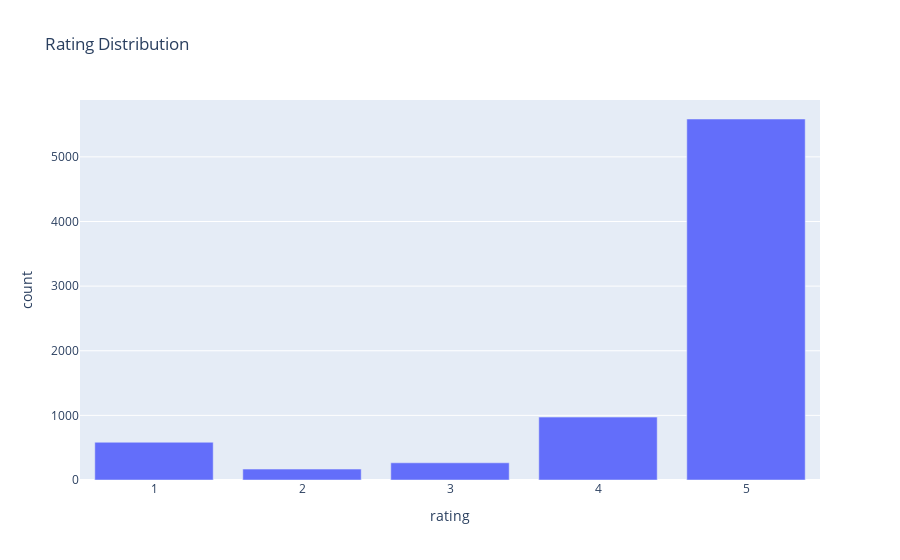
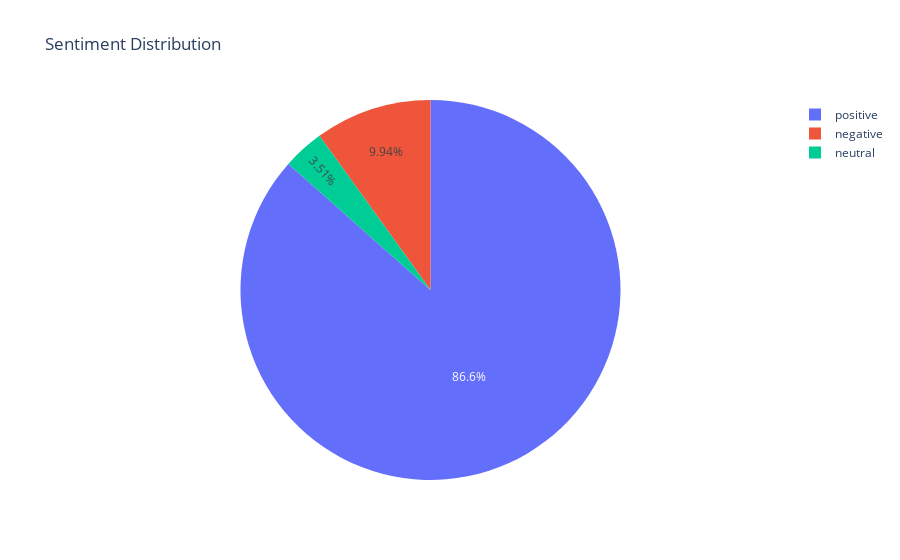

Source (notebook cell) for these figures, in order:
### Code cell
# Rating Distribution
rating_counts = df["rating"].value_counts().reset_index()
rating_bar = px.bar(rating_counts, x="rating", y="count", title="Rating Distribution")
rating_bar.show()

sentiment_pie = px.pie(df, names="sentiment", title="Sentiment Distribution")
sentiment_pie.show()

### Figure 1 — Plotly figure (JSON) as saved in the notebook; plotly's stock layout.template omitted (floating-point values rounded to 4 significant figures)
{"data": [{"hovertemplate": "rating=%{x}<br>count=%{y}<extra></extra>", "legendgroup": "", "marker": {"color": "#636efa", "pattern": {"shape": ""}}, "name": "", "orientation": "v", "showlegend": false, "textposition": "auto", "type": "bar", "x": [5, 4, 1, 3, 2], "xaxis": "x", "y": [5586, 973, 584, 266, 169], "yaxis": "y"}], "layout": {"barmode": "relative", "legend": {"tracegroupgap": 0}, "title": {"text": "Rating Distribution"}, "xaxis": {"anchor": "y", "domain": [0, 1], "title": {"text": "rating"}}, "yaxis": {"anchor": "x", "domain": [0, 1], "title": {"text": "count"}}}}

### Figure 2 — Plotly figure (JSON) as saved in the notebook; plotly's stock layout.template omitted (floating-point values rounded to 4 significant figures; data arrays with more than 128 entries replaced by an {"elided": "..."} marker saying what was removed)
{"data": [{"domain": {"x": [0, 1], "y": [0, 1]}, "hovertemplate": "sentiment=%{label}<extra></extra>", "labels": {"elided": "7578 str values"}, "legendgroup": "", "name": "", "showlegend": true, "type": "pie"}], "layout": {"legend": {"tracegroupgap": 0}, "title": {"text": "Sentiment Distribution"}}}
